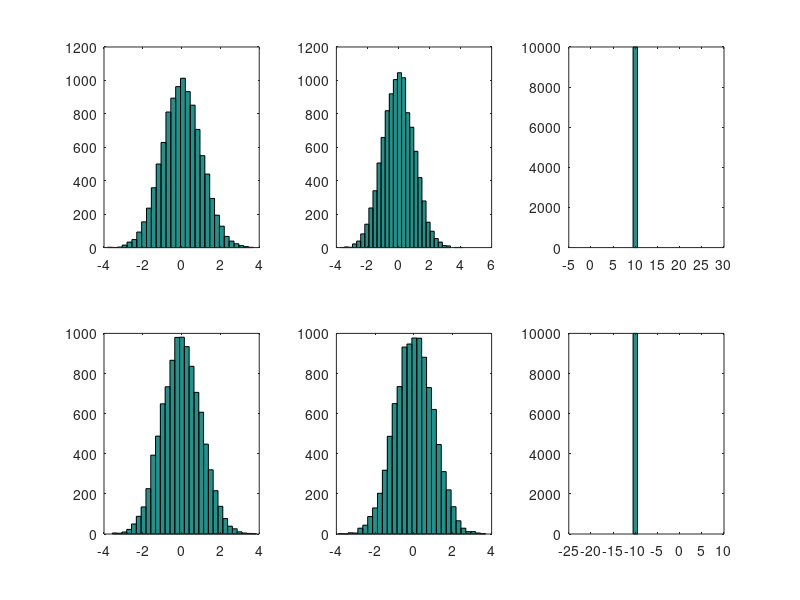
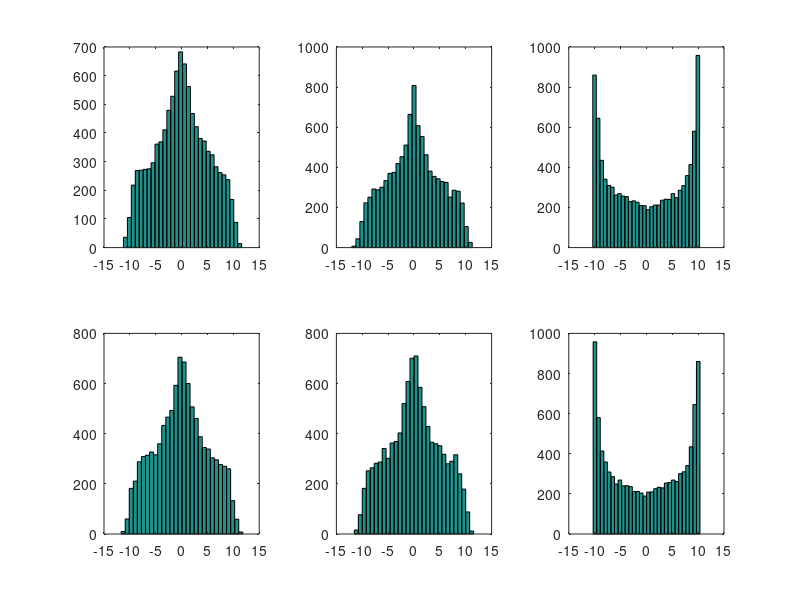
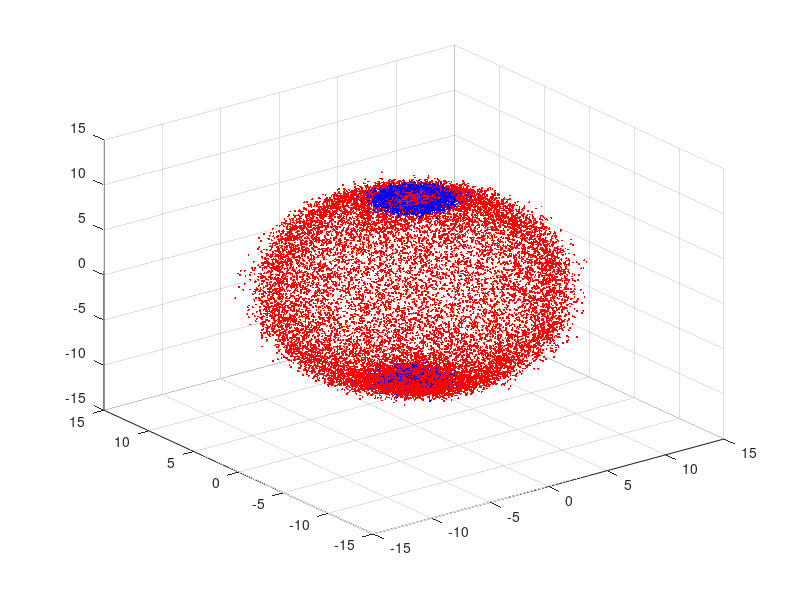

The MATLAB source for these figures, in order:
%% Gas collision simulation
% A classical simulation of the evolution of the momentum distribution of
% gas by two-particle collisions
% DK Shin
% 07.11.15

close all; clear all;

%% Simulation parameters
% momentum distribution parameters (NORMAL distribution)
mean{1} = [0;0;10];
stddev{1} = [1;1;0];
mean{2} = [0;0;-10];
stddev{2} = [1;1;0];

n_pair = 10000;   % sample number (number of pairs for TBC)

%% Simulation
% create sample from momentum distribution and output histogram
momentum = cell(2,1);
figure();
for i=1:2
    for j=1:3
        momentum{i}(j,:) = random('norm',mean{i}(j),stddev{i}(j),[1,n_pair]);
        subplot(2,3,(i-1)*3+j); hist(momentum{i}(j,:),30);
    end
end

% two-body collision: s-wave scattering
p_centre = (momentum{1}+momentum{2})/2;     % collision centre frame

p_0 = momentum{1}-p_centre;     % momentum in centre frame
p_0_abs = zeros(1,n_pair);      % magnitude of momentum in com (one of pair)
for i=1:n_pair
    p_0_abs(i) = norm(p_0(:,i));
end

scat_angle(1,:) = pi*rand([1,n_pair]);      % polar scattering angle
scat_angle(2,:) = 2*pi*rand([1,n_pair]);    % azimutal scattering angle

p_0_scat = zeros(3,n_pair);         % scattered momenta in com
p_0_scat(1,:) = p_0_abs.*sin(scat_angle(1,:)).*cos(scat_angle(2,:));
p_0_scat(2,:) = p_0_abs.*sin(scat_angle(1,:)).*sin(scat_angle(2,:));
p_0_scat(3,:) = p_0_abs.*cos(scat_angle(1,:));

p_scat = cell(2,1);
p_scat{1} = p_0_scat + p_centre;    % tranform scattered momentum back to the original reference frame
p_scat{2} = -p_0_scat + p_centre;   % the collision partner

%% Graphical output
% Scattered momentum distribution
figure();
for i=1:2
    for j=1:3
        subplot(2,3,(i-1)*3+j); hist(p_scat{i}(j,:),30);
    end
end

% scatter plot
figure();
for i = 1:2
    scatter3(momentum{i}(1,:),momentum{i}(2,:),momentum{i}(3,:),2,'b','filled'); hold on;
end

for i = 1:2
    scatter3(p_scat{i}(1,:),p_scat{i}(2,:),p_scat{i}(3,:),2,'r','filled'); hold on;
end
